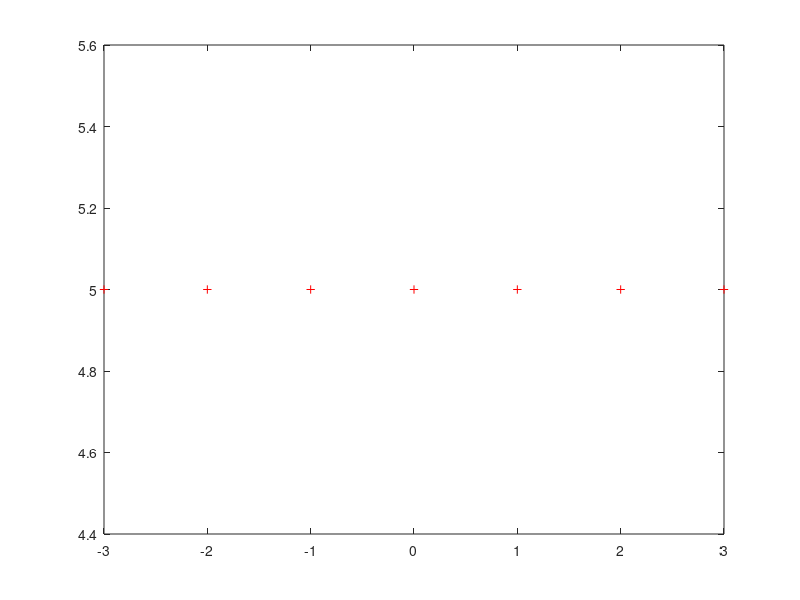

Here is the MATLAB script that generated this plot: (Note: this script raises an error after producing the figure.)
clc
input('Metodo de Punto fijo\n');
fx=input('Ingrese la funcion\n','s');
x=-3:1:3;
gx=input('Ingrese el despeje de la funcion\n','s');
i=input('ingrese el numero de iteraciones\n');
xi=input('Introduzca el punto inicial\n');
g=inline(gx);
f=inline(fx);
y=f(x);
plot(x,y,'r+-');
[x',y']
fprintf('n\t\txi\t\tf(xi)\t\tg(xi)\t\tEr\n')
for j=1:i
    fxi=f(xi);
    gxi=g(xi);
    er=abs((xi-gxi)*10000);
    fprintf('%d\t\t%.2f\t  %.2f\t\t  %.2f\t\t  %.2f\n',j,xi,fxi,gxi,er)
    xi=gxi;
end
plot(i,er,'color',[1 0 0],'LineWidth', 2);
grid on
hold on
